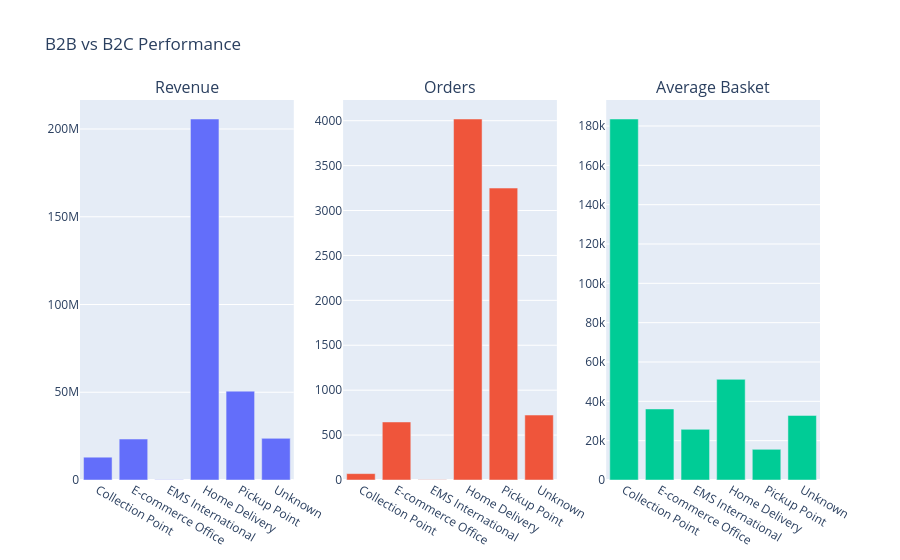

Here is the notebook cell this chart was saved with:
### Code cell
perf = performance_per_delivery_method(orders_shipping)
fig = make_subplots(
    rows=1, cols=3,
    subplot_titles=("Revenue", "Orders", "Average Basket")
)

fig.add_trace(
    go.Bar(x=perf["shipping_method"], y=perf["Revenue"], name="Revenue"),
    row=1, col=1
)
fig.add_trace(
    go.Bar(x=perf["shipping_method"], y=perf["Orders"], name="Orders"),
    row=1, col=2
)
fig.add_trace(
    go.Bar(x=perf["shipping_method"], y=perf["Average_Basket"], name="Average Basket"),
    row=1, col=3
)

fig.update_layout(title_text="B2B vs B2C Performance", showlegend=False)
fig.show()

### Figure 1 — Plotly figure (JSON) as saved in the notebook; plotly's stock layout.template omitted (floating-point values rounded to 4 significant figures)
{"data": [{"name": "Revenue", "type": "bar", "x": ["Collection Point", "E-commerce Office", "EMS International", "Home Delivery", "Pickup Point", "Unknown"], "xaxis": "x", "y": [13030000.0, 23340000.0, 77300.0, 205700000.0, 50630000.0, 23730000.0], "yaxis": "y"}, {"name": "Orders", "type": "bar", "x": ["Collection Point", "E-commerce Office", "EMS International", "Home Delivery", "Pickup Point", "Unknown"], "xaxis": "x2", "y": [71, 646, 3, 4019, 3250, 723], "yaxis": "y2"}, {"name": "Average Basket", "type": "bar", "x": ["Collection Point", "E-commerce Office", "EMS International", "Home Delivery", "Pickup Point", "Unknown"], "xaxis": "x3", "y": [183600.0, 36120.0, 25770.0, 51180.0, 15580.0, 32820.0], "yaxis": "y3"}], "layout": {"annotations": [{"font": {"size": 16}, "showarrow": false, "text": "Revenue", "x": 0.1444, "xanchor": "center", "xref": "paper", "y": 1, "yanchor": "bottom", "yref": "paper"}, {"font": {"size": 16}, "showarrow": false, "text": "Orders", "x": 0.5, "xanchor": "center", "xref": "paper", "y": 1, "yanchor": "bottom", "yref": "paper"}, {"font": {"size": 16}, "showarrow": false, "text": "Average Basket", "x": 0.8556, "xanchor": "center", "xref": "paper", "y": 1, "yanchor": "bottom", "yref": "paper"}], "showlegend": false, "title": {"text": "B2B vs B2C Performance"}, "xaxis": {"anchor": "y", "domain": [0, 0.2889]}, "xaxis2": {"anchor": "y2", "domain": [0.3556, 0.6444]}, "xaxis3": {"anchor": "y3", "domain": [0.7111, 1]}, "yaxis": {"anchor": "x", "domain": [0, 1]}, "yaxis2": {"anchor": "x2", "domain": [0, 1]}, "yaxis3": {"anchor": "x3", "domain": [0, 1]}}}
